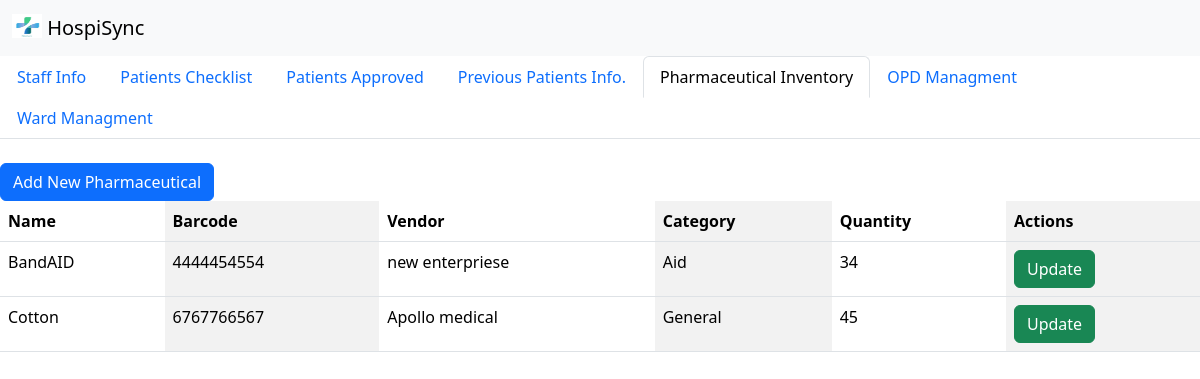
Page /StaffDashboard/pharma.php on the committed database.
### tables this page shows
CREATE TABLE `pharmaceuticals` (
  `id` int(11) NOT NULL,
  `name` varchar(255) NOT NULL,
  `barcode` varchar(255) NOT NULL,
  `vendor` varchar(255) NOT NULL,
  `category` varchar(255) NOT NULL,
  `quantity` int(11) NOT NULL
);

### StaffDashboard/pharma.php (the view, shortened to what this page needs)
<?php
include('../database.php');
$query = "SELECT id, name, barcode, vendor, category, quantity FROM pharmaceuticals;";
$result = mysqli_query($conn, $query);
?>
<!doctype html>
<html lang="en">
  <head>
    <link href="https://cdn.jsdelivr.net/npm/bootstrap@5.3.3/dist/css/bootstrap.min.css" rel="stylesheet">
  </head>
  <body>
    <nav class="navbar bg-body-tertiary">
      <div class="container-fluid">
        <a class="navbar-brand" href="#">
          <img src="../Images/logo.jpg" alt="Logo" width="30" height="24" class="d-inline-block align-text-top">
          HospiSync
        </a>
      </div>
    </nav>
    <ul class="nav nav-tabs">
    <li class="nav-item">
        <a class="nav-link " aria-current="page" href="../Staffinfo/staffinfo.php">Staff Info</a>
      </li>
      <li class="nav-item">
        <a class="nav-link " href="doctorpatient2.php">Patients Checklist</a>
      </li>
      <li class="nav-item">
        <a class="nav-link  " href="doctorapprove1.php">Patients Approved</a>
      </li>
      <li class="nav-item">
        <a class="nav-link " href="prevpatients1.php">Previous Patients Info.</a>
      </li>
      <li class="nav-item">
        <a class="nav-link active" href="pharma.php">Pharmaceutical Inventory</a>
      </li>
      <li class="nav-item">
        <a class="nav-link" href="../opd/main.php">OPD Managment</a>
      </li>
      <li class="nav-item">
        <a class="nav-link" href="../Ward/ward.php">Ward Managment</a>
      </li>
    </ul>
    <br>
    <button class="btn btn-primary" onclick="showAddForm()">Add New Pharmaceutical</button>
    <br>
    <table class="table table-striped-columns">
        <tr>
            <th>Name</th>
            <th>Barcode</th>
            <th>Vendor</th>
            <th>Category</th>
            <th>Quantity</th>
            <th>Actions</th>
        </tr>
        <?php
        while($row = mysqli_fetch_assoc($result))
        {
        ?>
        <tr>
            <td><?php echo $row['name']; ?></td>
            <td><?php echo $row['barcode']; ?></td>
            <td><?php echo $row['vendor']; ?></td>
            <td><?php echo $row['category']; ?></td>
            <td><?php echo $row['quantity']; ?></td>
            <td>
                <button class="btn btn-success" onclick="showUpdateForm(<?php echo $row['id']; ?>)">Update</button>
            </td>
        </tr>
        <?php
        }
        ?>
    </table>
  </body>
</html>

### rows in the picture
pharmaceuticals: name "BandAID", barcode "4444454554", vendor "new enterpriese", category "Aid", quantity "34"
pharmaceuticals: name "Cotton", barcode "6767766567", vendor "Apollo medical", category "General", quantity "45"
